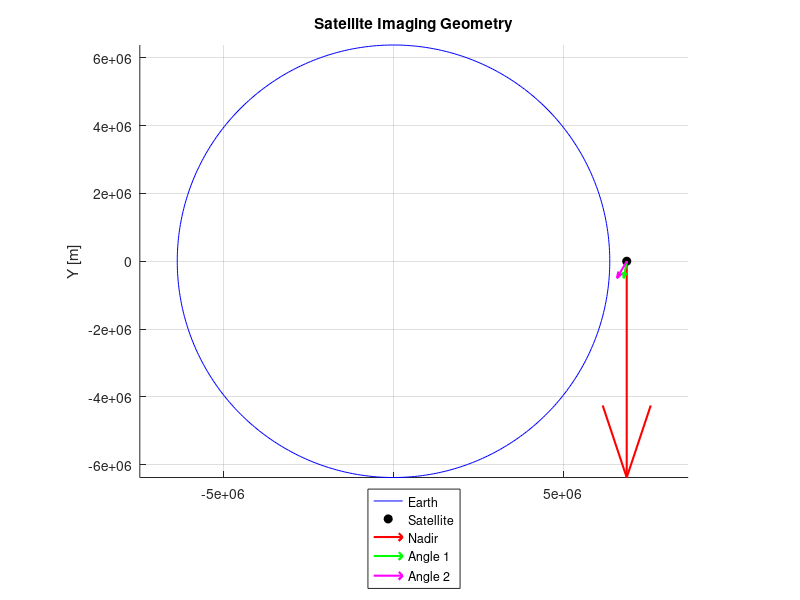
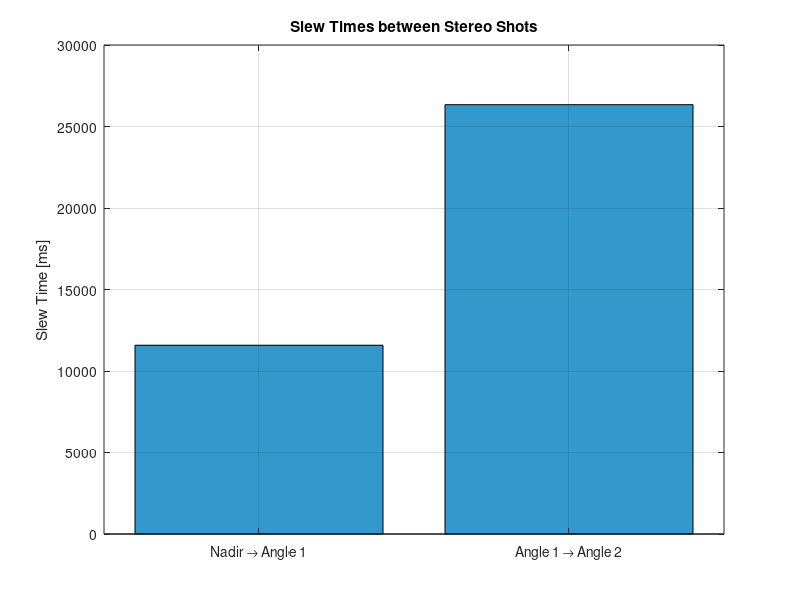
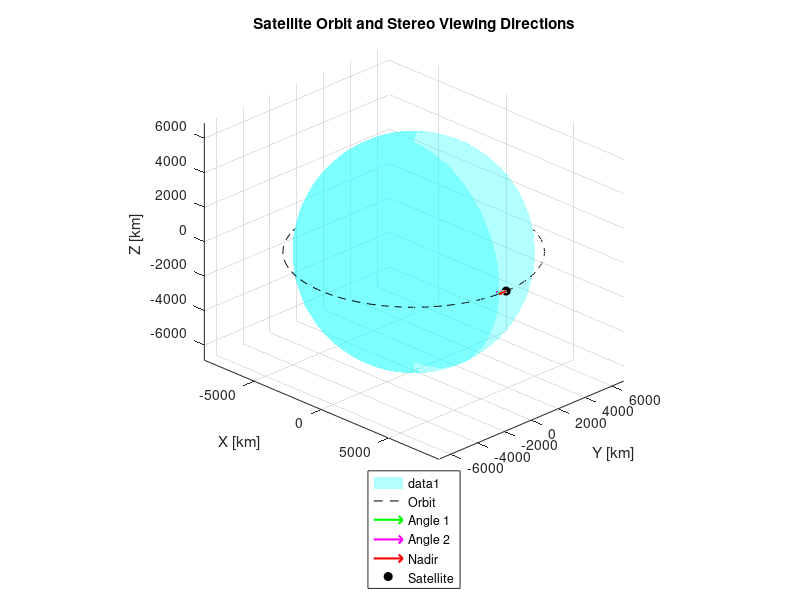

Source code (MATLAB) for these figures, in order:
clear
close all
%%
muEarth = 3.986e14;	% [m^3/s^2]	Earth's gravitational parameter
earthRadius = 6.378e6;	% [m] Earth's radius

orbitAlt = 500e3;	% [m] Orbit altitude (circular orbit)

stereoAngles = [10, 30]*pi/180;	% [rad]

%%
% Compute SC velocity:
satVel = sqrt(muEarth/(earthRadius+orbitAlt));	% [m/s]

% Distance on orbit patch from stereo angles to Nadir:
deltaPosNadir = orbitAlt .* tan(stereoAngles);	% [m]

% Distance on orbit patch for first slew (Nadir -> angle 1):
deltaPos1 = deltaPosNadir(1);

% Distance on orbit patch for second slew (angle 1 -> angle 2):
deltaPos2 = deltaPosNadir(2) - deltaPosNadir(1);

% Time between the stereo shots:
slewTime1 = deltaPos1 ./ satVel;	% [s]
slewTime2 = deltaPos2 ./ satVel;	% [s]

%% Plot 1: Schematic representation of viewing geometry (Nadir + Stereo angles)
figure('Name','Stereo Imaging Geometry');
hold on; axis equal; grid on;

% Plot Earth
theta = linspace(0, 2*pi, 500);
plot(earthRadius * cos(theta), earthRadius * sin(theta), 'b', 'DisplayName','Earth');

% Satellite position in orbit (single point)
satPos = [earthRadius + orbitAlt, 0];
plot(satPos(1), satPos(2), 'ko', 'MarkerFaceColor','k', 'DisplayName','Satellite');

% Viewing directions (vectors)
quiver(satPos(1), satPos(2), ...
    -earthRadius * tan(0), -earthRadius, 0, 'r', 'LineWidth', 1.5, 'DisplayName','Nadir');

quiver(satPos(1), satPos(2), ...
    -deltaPosNadir(1), -orbitAlt, 0, 'g', 'LineWidth', 1.5, 'DisplayName','Angle 1');

quiver(satPos(1), satPos(2), ...
    -deltaPosNadir(2), -orbitAlt, 0, 'm', 'LineWidth', 1.5, 'DisplayName','Angle 2');

legend('Location','southoutside');
xlabel('X [m]');
ylabel('Y [m]');
title('Satellite Imaging Geometry');

%% Plot 2: Temporal sequence of stereo acquisition
figure('Name','Slew Timing');
bar([1 2], [slewTime1 slewTime2]*1000, 'FaceColor', [0.2 0.6 0.8]);
set(gca,'xticklabel',{'Nadir → Angle 1','Angle 1 → Angle 2'});
ylabel('Slew Time [ms]');
title('Slew Times between Stereo Shots');
grid on;

%% 3D Visualization of Orbit and Stereo Imaging Directions
figure('Name','3D Orbit and Viewing Geometry');
hold on; grid on; axis equal;
xlabel('X [km]'); ylabel('Y [km]'); zlabel('Z [km]');
title('Satellite Orbit and Stereo Viewing Directions');

% Earth surface (sphere)
[xe, ye, ze] = sphere(50);
surf(earthRadius/1e3 * xe, earthRadius/1e3 * ye, earthRadius/1e3 * ze, ...
    'FaceColor','cyan','EdgeColor','none','FaceAlpha',0.3);

% Orbit path (circular in equatorial plane)
theta_orbit = linspace(0, 2*pi, 200);
orbitRadius = earthRadius + orbitAlt;
x_orbit = orbitRadius * cos(theta_orbit);
y_orbit = orbitRadius * sin(theta_orbit);
z_orbit = zeros(size(theta_orbit));
plot3(x_orbit/1e3, y_orbit/1e3, z_orbit/1e3, 'k--', 'DisplayName','Orbit');

% Satellite position at 0° true anomaly
satPos = [orbitRadius, 0, 0];

% Viewing directions
viewLength = 1.2 * orbitAlt;  % [m], length of view vectors
viewDirs = [-deltaPosNadir(1), -orbitAlt, 0;  % Angle 1
            -deltaPosNadir(2), -orbitAlt, 0;  % Angle 2
            0, -orbitAlt, 0];                % Nadir

colors = ['g', 'm', 'r'];
labels = {'Angle 1','Angle 2','Nadir'};

for i = 1:3
    viewVec = viewDirs(i,:) / norm(viewDirs(i,:)) * viewLength;
    quiver3(satPos(1)/1e3, satPos(2)/1e3, satPos(3)/1e3, ...
            viewVec(1)/1e3, viewVec(2)/1e3, viewVec(3)/1e3, ...
            'LineWidth',1.5, 'Color', colors(i), 'DisplayName', labels{i});
end

% Satellite marker
plot3(satPos(1)/1e3, satPos(2)/1e3, satPos(3)/1e3, 'ko', 'MarkerFaceColor','k', 'DisplayName','Satellite');

legend('Location','southoutside');
view(45, 25);  % Set good 3D viewing angle
